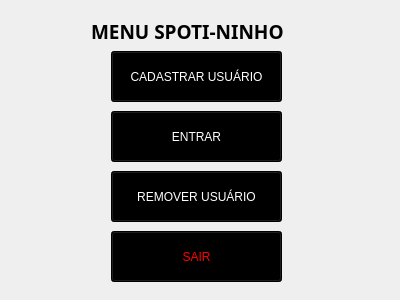
<?xml version="1.0" encoding="UTF-8"?>
<ui version="4.0">
 <class>Form</class>
 <widget class="QWidget" name="Form">
  <property name="geometry">
   <rect>
    <x>0</x>
    <y>0</y>
    <width>400</width>
    <height>300</height>
   </rect>
  </property>
  <property name="windowTitle">
   <string>Form</string>
  </property>
  <property name="styleSheet">
   <string notr="true"/>
  </property>
  <layout class="QGridLayout" name="gridLayout_2">
   <item row="0" column="0">
    <widget class="QWidget" name="widget" native="true">
     <property name="font">
      <font>
       <bold>false</bold>
      </font>
     </property>
     <property name="styleSheet">
      <string notr="true">QPushButton{
background-color:black ;

}

QPushButton:pressed{
background-color:grey;

}</string>
     </property>
     <widget class="QLabel" name="label">
      <property name="geometry">
       <rect>
        <x>80</x>
        <y>0</y>
        <width>221</width>
        <height>41</height>
       </rect>
      </property>
      <property name="font">
       <font>
        <family>Rockwell Extra Bold</family>
        <pointsize>14</pointsize>
        <bold>true</bold>
       </font>
      </property>
      <property name="styleSheet">
       <string notr="true">Color rgb(255, 255, 255)</string>
      </property>
      <property name="text">
       <string>MENU SPOTI-NINHO</string>
      </property>
     </widget>
     <widget class="QPushButton" name="pushButton">
      <property name="geometry">
       <rect>
        <x>100</x>
        <y>40</y>
        <width>171</width>
        <height>51</height>
       </rect>
      </property>
      <property name="styleSheet">
       <string notr="true">color: white
</string>
      </property>
      <property name="text">
       <string>CADASTRAR USUÁRIO</string>
      </property>
     </widget>
     <widget class="QPushButton" name="pushButton_2">
      <property name="geometry">
       <rect>
        <x>100</x>
        <y>100</y>
        <width>171</width>
        <height>51</height>
       </rect>
      </property>
      <property name="styleSheet">
       <string notr="true">COLOR : white</string>
      </property>
      <property name="text">
       <string>ENTRAR</string>
      </property>
     </widget>
     <widget class="QPushButton" name="pushButton_3">
      <property name="geometry">
       <rect>
        <x>100</x>
        <y>160</y>
        <width>171</width>
        <height>51</height>
       </rect>
      </property>
      <property name="styleSheet">
       <string notr="true">COLOR : white</string>
      </property>
      <property name="text">
       <string>REMOVER USUÁRIO</string>
      </property>
     </widget>
     <widget class="QPushButton" name="pushButton_4">
      <property name="geometry">
       <rect>
        <x>100</x>
        <y>220</y>
        <width>171</width>
        <height>51</height>
       </rect>
      </property>
      <property name="styleSheet">
       <string notr="true">COLOR: rgb(255, 0, 0)</string>
      </property>
      <property name="text">
       <string>SAIR</string>
      </property>
     </widget>
    </widget>
   </item>
  </layout>
 </widget>
 <resources/>
 <connections/>
</ui>
